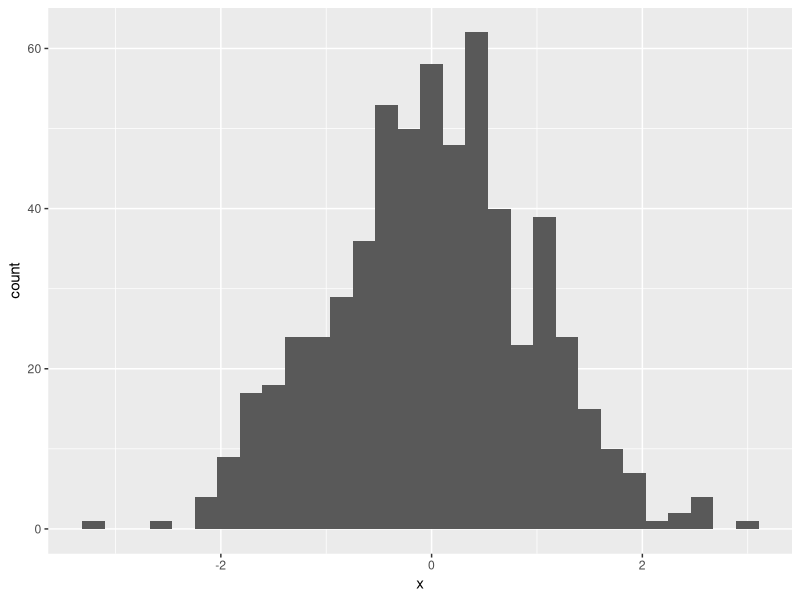
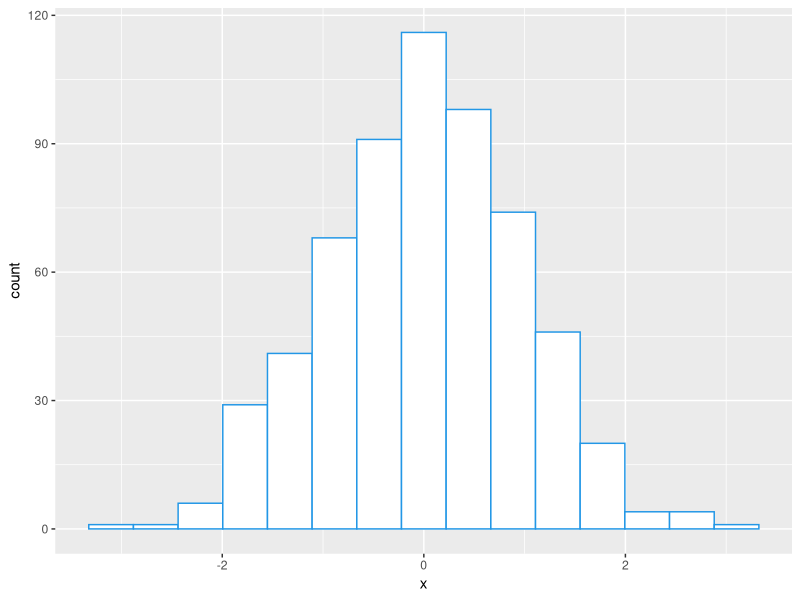
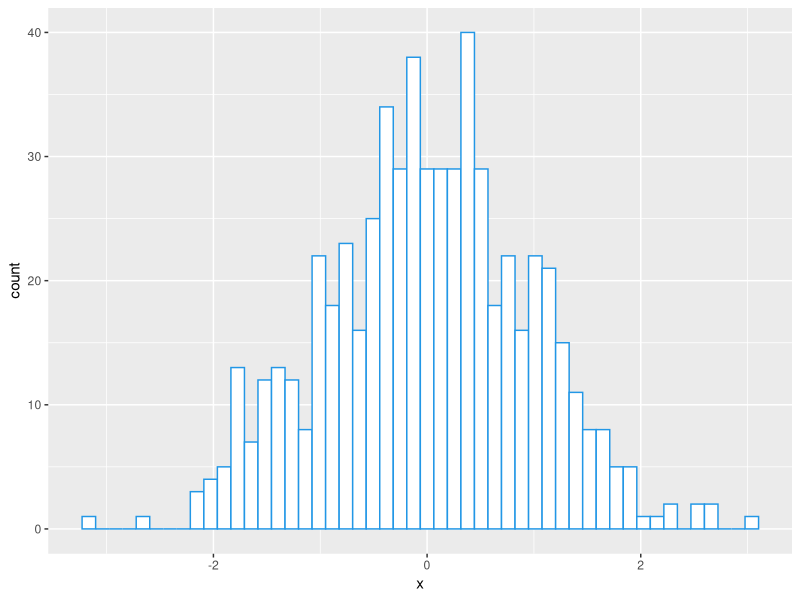
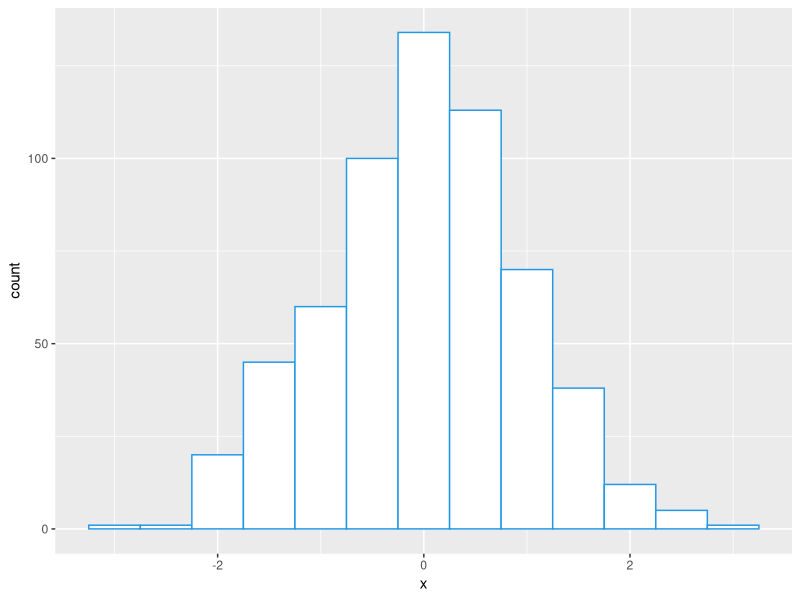
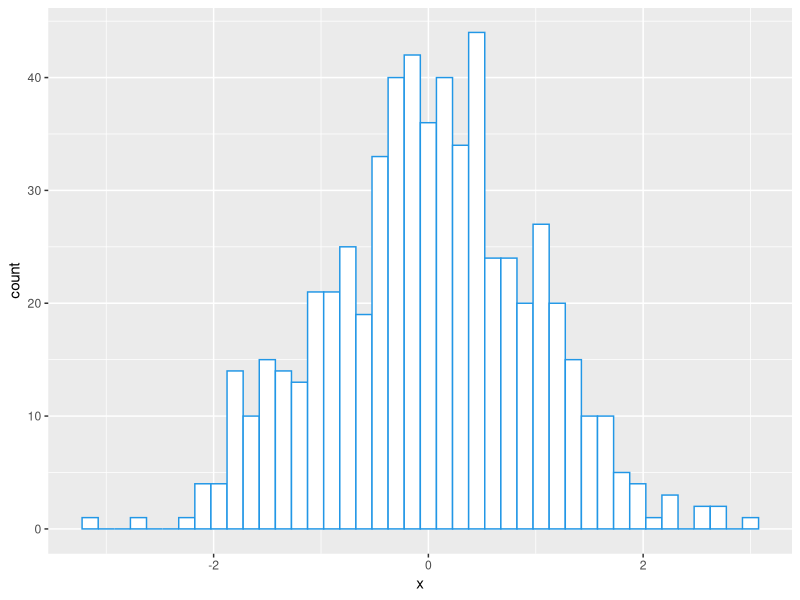

Source code (R) for these figures, in order:
library(ggplot2)

# Data
set.seed(05022021)
x <- rnorm(600)
df <- data.frame(x)

# Default histogram
ggplot(df, aes(x = x)) + 
  geom_histogram()

ggplot(df, aes(x = x)) + 
  geom_histogram(colour = 4, fill = "white", 
                 bins = 15)

ggplot(df, aes(x = x)) + 
  geom_histogram(colour = 4, fill = "white", 
                 bins = 50)

# binwidth argument
# Binwidth of 0.5
ggplot(df, aes(x = x)) + 
  geom_histogram(colour = 4, fill = "white", 
                 binwidth = 0.5)

# Binwidth of 0.15
ggplot(df, aes(x = x)) + 
  geom_histogram(colour = 4, fill = "white", 
                 binwidth = 0.15)
